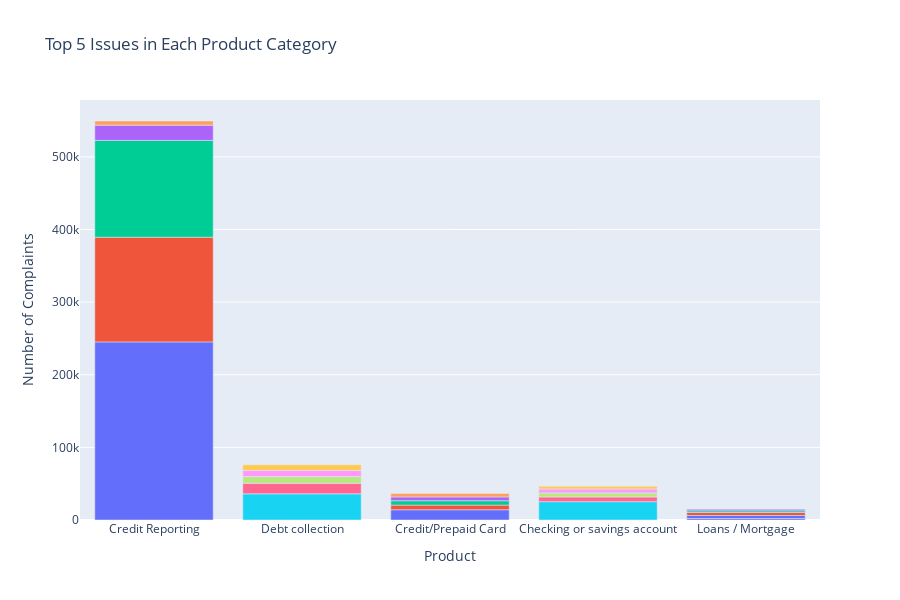

The cell this chart's notebook holds for it:
### Markdown cell above
### 3. Top 5 Issues in Each Product Category

### Code cell
# Step 1: Group data by 'Product' and 'Issue', then count occurrences
grouped_data = df_new.groupby(['Product', 'Issue']).size().reset_index(name='Count')

# Calculate total issues per product for ordering
total_issues_per_product = grouped_data.groupby('Product')['Count'].sum().reset_index(name='TotalIssues')

# Sort products by total issues in descending order
sorted_products = total_issues_per_product.sort_values('TotalIssues', ascending=False)

# Step 2: Get top 5 issues for each product sorted by 'Count' in descending order
top_issues_per_product = (grouped_data.groupby('Product', as_index=False)
                          .apply(lambda x: x.nlargest(5, 'Count'))
                          .reset_index(drop=True))

# Merge to get the order column (TotalIssues) in top_issues_per_product for sorting
top_issues_per_product = top_issues_per_product.merge(sorted_products, on='Product')

# Sort top_issues_per_product DataFrame based on TotalIssues column to ensure the plot respects this order
top_issues_per_product = top_issues_per_product.sort_values(by=['TotalIssues', 'Count'], ascending=[False, False])

# Step 3: Create a vertical stacked bar chart
fig = px.bar(top_issues_per_product, x='Product', y='Count', color='Issue',
             title='Top 5 Issues in Each Product Category',
             labels={'Count': 'Number of Complaints'}, 
             category_orders={'Product': sorted_products['Product'].tolist()}) # Explicitly set the order of products

# Update layout to remove legend and adjust dimensions for clarity
fig.update_layout(showlegend=False, width=900, height=600)

# Display the plot
fig.show()

### Figure 1 — Plotly figure (JSON) as saved in the notebook; plotly's stock layout.template omitted (floating-point values rounded to 4 significant figures)
{"data": [{"alignmentgroup": "True", "hovertemplate": "Issue=Incorrect information on your report<br>Product=%{x}<br>Number of Complaints=%{y}<extra></extra>", "legendgroup": "Incorrect information on your report", "marker": {"color": "#636efa", "pattern": {"shape": ""}}, "name": "Incorrect information on your report", "offsetgroup": "Incorrect information on your report", "orientation": "v", "showlegend": true, "textposition": "auto", "type": "bar", "x": ["Credit Reporting", "Loans / Mortgage"], "xaxis": "x", "y": [245271, 2116], "yaxis": "y"}, {"alignmentgroup": "True", "hovertemplate": "Issue=Problem with a credit reporting company's investigation into an existing problem<br>Product=%{x}<br>Number of Complaints=%{y}<extra></extra>", "legendgroup": "Problem with a credit reporting company's investigation into an existing problem", "marker": {"color": "#EF553B", "pattern": {"shape": ""}}, "name": "Problem with a credit reporting company's investigation into an existing problem", "offsetgroup": "Problem with a credit reporting company's investigation into an existing problem", "orientation": "v", "showlegend": true, "textposition": "auto", "type": "bar", "x": ["Credit Reporting"], "xaxis": "x", "y": [144151], "yaxis": "y"}, {"alignmentgroup": "True", "hovertemplate": "Issue=Improper use of your report<br>Product=%{x}<br>Number of Complaints=%{y}<extra></extra>", "legendgroup": "Improper use of your report", "marker": {"color": "#00cc96", "pattern": {"shape": ""}}, "name": "Improper use of your report", "offsetgroup": "Improper use of your report", "orientation": "v", "showlegend": true, "textposition": "auto", "type": "bar", "x": ["Credit Reporting"], "xaxis": "x", "y": [133342], "yaxis": "y"}, {"alignmentgroup": "True", "hovertemplate": "Issue=Problem with a company's investigation into an existing problem<br>Product=%{x}<br>Number of Complaints=%{y}<extra></extra>", "legendgroup": "Problem with a company's investigation into an existing problem", "marker": {"color": "#ab63fa", "pattern": {"shape": ""}}, "name": "Problem with a company's investigation into an existing problem", "offsetgroup": "Problem with a company's investigation into an existing problem", "orientation": "v", "showlegend": true, "textposition": "auto", "type": "bar", "x": ["Credit Reporting"], "xaxis": "x", "y": [21007], "yaxis": "y"}, {"alignmentgroup": "True", "hovertemplate": "Issue=Unable to get your credit report or credit score<br>Product=%{x}<br>Number of Complaints=%{y}<extra></extra>", "legendgroup": "Unable to get your credit report or credit score", "marker": {"color": "#FFA15A", "pattern": {"shape": ""}}, "name": "Unable to get your credit report or credit score", "offsetgroup": "Unable to get your credit report or credit score", "orientation": "v", "showlegend": true, "textposition": "auto", "type": "bar", "x": ["Credit Reporting"], "xaxis": "x", "y": [5687], "yaxis": "y"}, {"alignmentgroup": "True", "hovertemplate": "Issue=Attempts to collect debt not owed<br>Product=%{x}<br>Number of Complaints=%{y}<extra></extra>", "legendgroup": "Attempts to collect debt not owed", "marker": {"color": "#19d3f3", "pattern": {"shape": ""}}, "name": "Attempts to collect debt not owed", "offsetgroup": "Attempts to collect debt not owed", "orientation": "v", "showlegend": true, "textposition": "auto", "type": "bar", "x": ["Debt collection"], "xaxis": "x", "y": [36033], "yaxis": "y"}, {"alignmentgroup": "True", "hovertemplate": "Issue=Written notification about debt<br>Product=%{x}<br>Number of Complaints=%{y}<extra></extra>", "legendgroup": "Written notification about debt", "marker": {"color": "#FF6692", "pattern": {"shape": ""}}, "name": "Written notification about debt", "offsetgroup": "Written notification about debt", "orientation": "v", "showlegend": true, "textposition": "auto", "type": "bar", "x": ["Debt collection"], "xaxis": "x", "y": [14576], "yaxis": "y"}, {"alignmentgroup": "True", "hovertemplate": "Issue=False statements or representation<br>Product=%{x}<br>Number of Complaints=%{y}<extra></extra>", "legendgroup": "False statements or representation", "marker": {"color": "#B6E880", "pattern": {"shape": ""}}, "name": "False statements or representation", "offsetgroup": "False statements or representation", "orientation": "v", "showlegend": true, "textposition": "auto", "type": "bar", "x": ["Debt collection"], "xaxis": "x", "y": [9176], "yaxis": "y"}, {"alignmentgroup": "True", "hovertemplate": "Issue=Communication tactics<br>Product=%{x}<br>Number of Complaints=%{y}<extra></extra>", "legendgroup": "Communication tactics", "marker": {"color": "#FF97FF", "pattern": {"shape": ""}}, "name": "Communication tactics", "offsetgroup": "Communication tactics", "orientation": "v", "showlegend": true, "textposition": "auto", "type": "bar", "x": ["Debt collection"], "xaxis": "x", "y": [8366], "yaxis": "y"}, {"alignmentgroup": "True", "hovertemplate": "Issue=Cont'd attempts collect debt not owed<br>Product=%{x}<br>Number of Complaints=%{y}<extra></extra>", "legendgroup": "Cont'd attempts collect debt not owed", "marker": {"color": "#FECB52", "pattern": {"shape": ""}}, "name": "Cont'd attempts collect debt not owed", "offsetgroup": "Cont'd attempts collect debt not owed", "orientation": "v", "showlegend": true, "textposition": "auto", "type": "bar", "x": ["Debt collection"], "xaxis": "x", "y": [7926], "yaxis": "y"}, {"alignmentgroup": "True", "hovertemplate": "Issue=Problem with a purchase shown on your statement<br>Product=%{x}<br>Number of Complaints=%{y}<extra></extra>", "legendgroup": "Problem with a purchase shown on your statement", "marker": {"color": "#636efa", "pattern": {"shape": ""}}, "name": "Problem with a purchase shown on your statement", "offsetgroup": "Problem with a purchase shown on your statement", "orientation": "v", "showlegend": true, "textposition": "auto", "type": "bar", "x": ["Credit/Prepaid Card"], "xaxis": "x", "y": [14103], "yaxis": "y"}, {"alignmentgroup": "True", "hovertemplate": "Issue=Other features, terms, or problems<br>Product=%{x}<br>Number of Complaints=%{y}<extra></extra>", "legendgroup": "Other features, terms, or problems", "marker": {"color": "#EF553B", "pattern": {"shape": ""}}, "name": "Other features, terms, or problems", "offsetgroup": "Other features, terms, or problems", "orientation": "v", "showlegend": true, "textposition": "auto", "type": "bar", "x": ["Credit/Prepaid Card"], "xaxis": "x", "y": [6386], "yaxis": "y"}, {"alignmentgroup": "True", "hovertemplate": "Issue=Fees or interest<br>Product=%{x}<br>Number of Complaints=%{y}<extra></extra>", "legendgroup": "Fees or interest", "marker": {"color": "#00cc96", "pattern": {"shape": ""}}, "name": "Fees or interest", "offsetgroup": "Fees or interest", "orientation": "v", "showlegend": true, "textposition": "auto", "type": "bar", "x": ["Credit/Prepaid Card"], "xaxis": "x", "y": [6004], "yaxis": "y"}, {"alignmentgroup": "True", "hovertemplate": "Issue=Getting a credit card<br>Product=%{x}<br>Number of Complaints=%{y}<extra></extra>", "legendgroup": "Getting a credit card", "marker": {"color": "#ab63fa", "pattern": {"shape": ""}}, "name": "Getting a credit card", "offsetgroup": "Getting a credit card", "orientation": "v", "showlegend": true, "textposition": "auto", "type": "bar", "x": ["Credit/Prepaid Card"], "xaxis": "x", "y": [5292], "yaxis": "y"}, {"alignmentgroup": "True", "hovertemplate": "Issue=Problem when making payments<br>Product=%{x}<br>Number of Complaints=%{y}<extra></extra>", "legendgroup": "Problem when making payments", "marker": {"color": "#FFA15A", "pattern": {"shape": ""}}, "name": "Problem when making payments", "offsetgroup": "Problem when making payments", "orientation": "v", "showlegend": true, "textposition": "auto", "type": "bar", "x": ["Credit/Prepaid Card"], "xaxis": "x", "y": [4615], "yaxis": "y"}, {"alignmentgroup": "True", "hovertemplate": "Issue=Managing an account<br>Product=%{x}<br>Number of Complaints=%{y}<extra></extra>", "legendgroup": "Managing an account", "marker": {"color": "#19d3f3", "pattern": {"shape": ""}}, "name": "Managing an account", "offsetgroup": "Managing an account", "orientation": "v", "showlegend": true, "textposition": "auto", "type": "bar", "x": ["Checking or savings account"], "xaxis": "x", "y": [25245], "yaxis": "y"}, {"alignmentgroup": "True", "hovertemplate": "Issue=Closing an account<br>Product=%{x}<br>Number of Complaints=%{y}<extra></extra>", "legendgroup": "Closing an account", "marker": {"color": "#FF6692", "pattern": {"shape": ""}}, "name": "Closing an account", "offsetgroup": "Closing an account", "orientation": "v", "showlegend": true, "textposition": "auto", "type": "bar", "x": ["Checking or savings account"], "xaxis": "x", "y": [6510], "yaxis": "y"}, {"alignmentgroup": "True", "hovertemplate": "Issue=Problem with a lender or other company charging your account<br>Product=%{x}<br>Number of Complaints=%{y}<extra></extra>", "legendgroup": "Problem with a lender or other company charging your account", "marker": {"color": "#B6E880", "pattern": {"shape": ""}}, "name": "Problem with a lender or other company charging your account", "offsetgroup": "Problem with a lender or other company charging your account", "orientation": "v", "showlegend": true, "textposition": "auto", "type": "bar", "x": ["Checking or savings account"], "xaxis": "x", "y": [5506], "yaxis": "y"}, {"alignmentgroup": "True", "hovertemplate": "Issue=Opening an account<br>Product=%{x}<br>Number of Complaints=%{y}<extra></extra>", "legendgroup": "Opening an account", "marker": {"color": "#FF97FF", "pattern": {"shape": ""}}, "name": "Opening an account", "offsetgroup": "Opening an account", "orientation": "v", "showlegend": true, "textposition": "auto", "type": "bar", "x": ["Checking or savings account"], "xaxis": "x", "y": [5452], "yaxis": "y"}, {"alignmentgroup": "True", "hovertemplate": "Issue=Problem caused by your funds being low<br>Product=%{x}<br>Number of Complaints=%{y}<extra></extra>", "legendgroup": "Problem caused by your funds being low", "marker": {"color": "#FECB52", "pattern": {"shape": ""}}, "name": "Problem caused by your funds being low", "offsetgroup": "Problem caused by your funds being low", "orientation": "v", "showlegend": true, "textposition": "auto", "type": "bar", "x": ["Checking or savings account"], "xaxis": "x", "y": [3763], "yaxis": "y"}, {"alignmentgroup": "True", "hovertemplate": "Issue=Dealing with your lender or servicer<br>Product=%{x}<br>Number of Complaints=%{y}<extra></extra>", "legendgroup": "Dealing with your lender or servicer", "marker": {"color": "#636efa", "pattern": {"shape": ""}}, "name": "Dealing with your lender or servicer", "offsetgroup": "Dealing with your lender or servicer", "orientation": "v", "showlegend": true, "textposition": "auto", "type": "bar", "x": ["Loans / Mortgage"], "xaxis": "x", "y": [4114], "yaxis": "y"}, {"alignmentgroup": "True", "hovertemplate": "Issue=Managing the loan or lease<br>Product=%{x}<br>Number of Complaints=%{y}<extra></extra>", "legendgroup": "Managing the loan or lease", "marker": {"color": "#EF553B", "pattern": {"shape": ""}}, "name": "Managing the loan or lease", "offsetgroup": "Managing the loan or lease", "orientation": "v", "showlegend": true, "textposition": "auto", "type": "bar", "x": ["Loans / Mortgage"], "xaxis": "x", "y": [4092], "yaxis": "y"}, {"alignmentgroup": "True", "hovertemplate": "Issue=Problems at the end of the loan or lease<br>Product=%{x}<br>Number of Complaints=%{y}<extra></extra>", "legendgroup": "Problems at the end of the loan or lease", "marker": {"color": "#00cc96", "pattern": {"shape": ""}}, "name": "Problems at the end of the loan or lease", "offsetgroup": "Problems at the end of the loan or lease", "orientation": "v", "showlegend": true, "textposition": "auto", "type": "bar", "x": ["Loans / Mortgage"], "xaxis": "x", "y": [2309], "yaxis": "y"}, {"alignmentgroup": "True", "hovertemplate": "Issue=Struggling to pay your loan<br>Product=%{x}<br>Number of Complaints=%{y}<extra></extra>", "legendgroup": "Struggling to pay your loan", "marker": {"color": "#ab63fa", "pattern": {"shape": ""}}, "name": "Struggling to pay your loan", "offsetgroup": "Struggling to pay your loan", "orientation": "v", "showlegend": true, "textposition": "auto", "type": "bar", "x": ["Loans / Mortgage"], "xaxis": "x", "y": [2073], "yaxis": "y"}], "layout": {"barmode": "relative", "height": 600, "legend": {"title": {"text": "Issue"}, "tracegroupgap": 0}, "showlegend": false, "title": {"text": "Top 5 Issues in Each Product Category"}, "width": 900, "xaxis": {"anchor": "y", "categoryarray": ["Credit Reporting", "Debt collection", "Credit/Prepaid Card", "Checking or savings account", "Loans / Mortgage"], "categoryorder": "array", "domain": [0, 1], "title": {"text": "Product"}}, "yaxis": {"anchor": "x", "domain": [0, 1], "title": {"text": "Number of Complaints"}}}}
